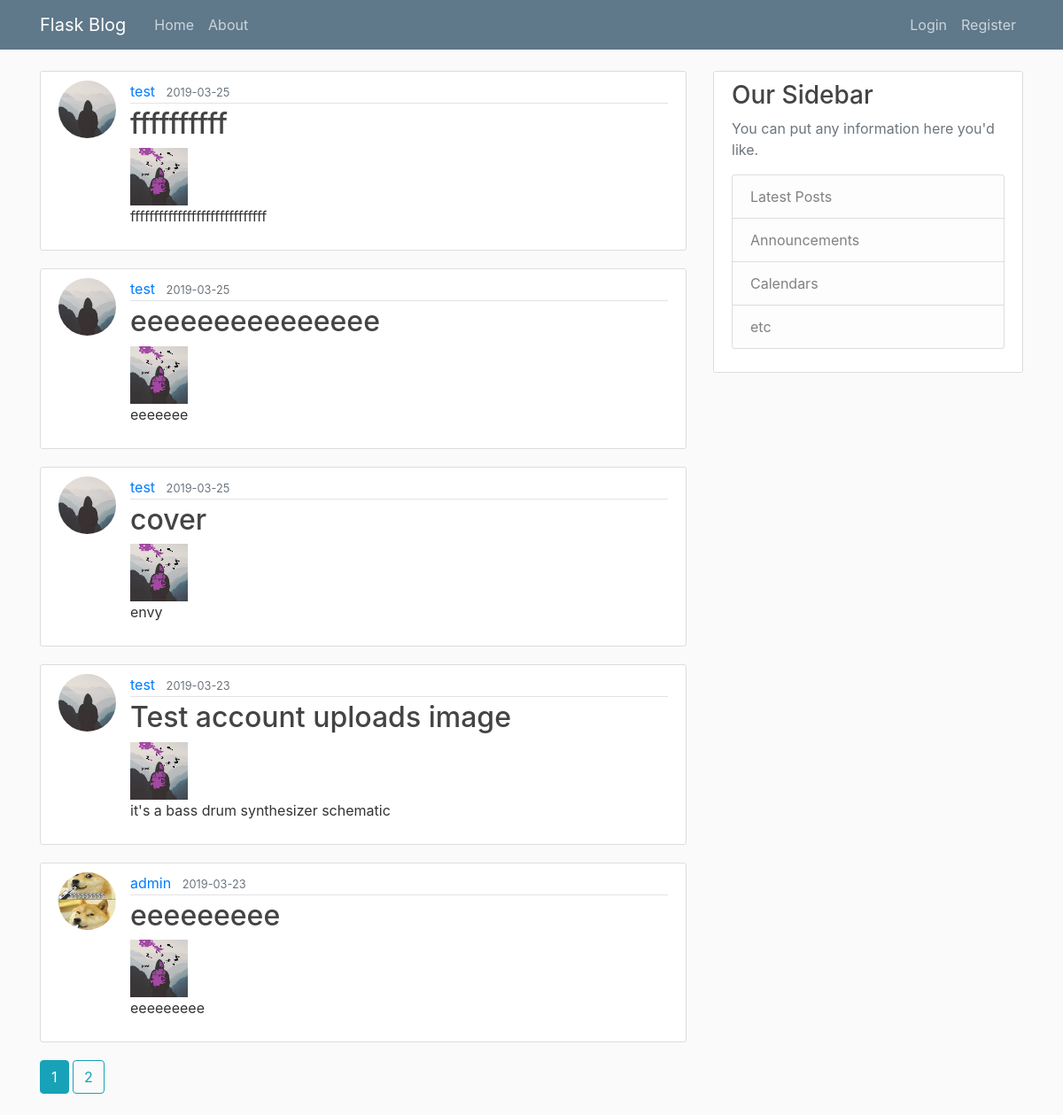
Page /home on the earlier database version.
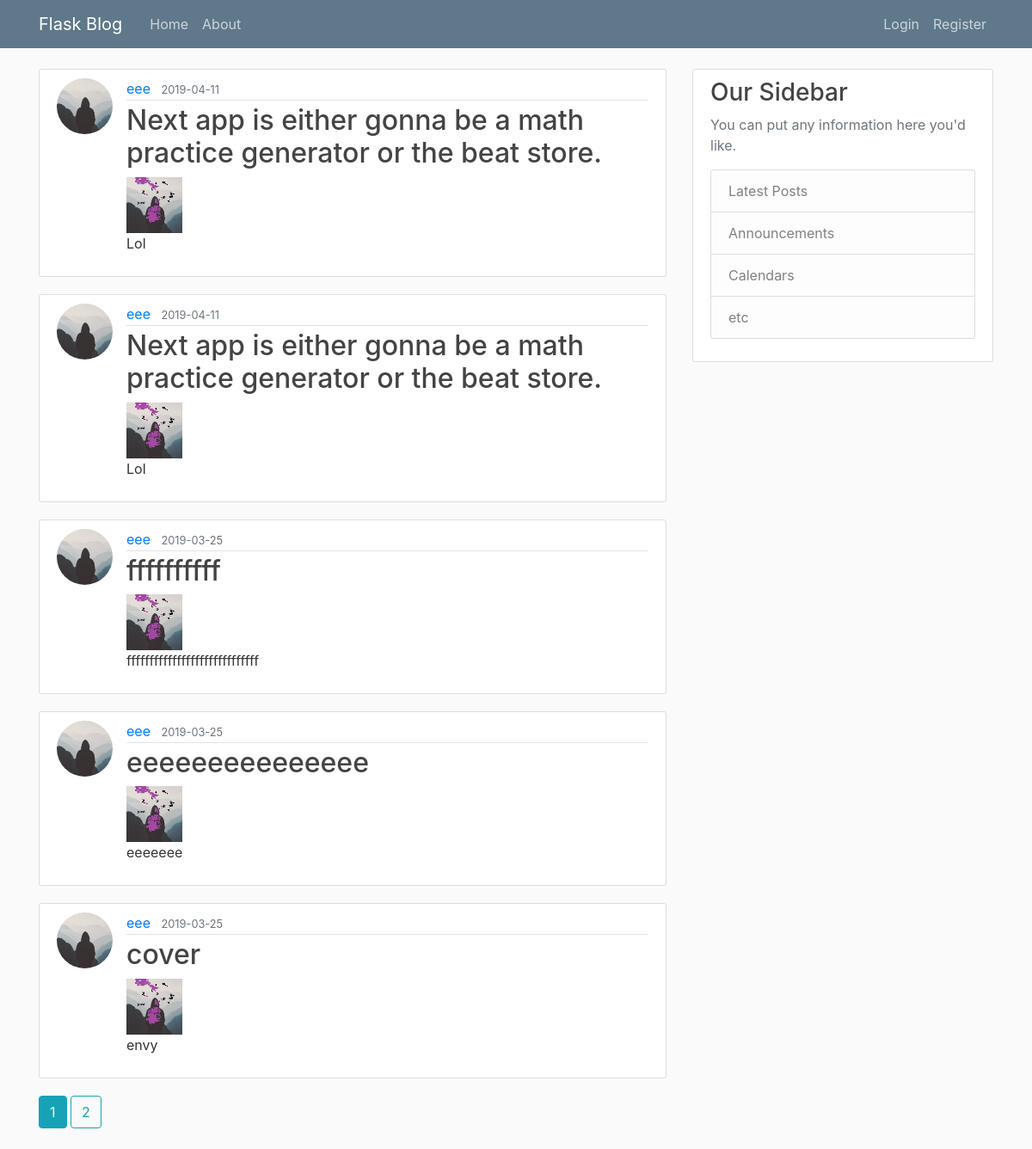
Same page on the later database version.
### flask_blog/models.py (models this page shows, shortened)
class Post(db.Model):
    id = db.Column(db.Integer, primary_key=True)
    title = db.Column(db.String(100), nullable=False)
    date_posted = db.Column(db.DateTime, nullable=False, default=datetime.utcnow)
    image_file = db.Column(db.String(20), unique=False, nullable=False, default='default.jpg')
    content = db.Column(db.Text, nullable=False)
    user_id = db.Column(db.Integer, db.ForeignKey('user.id'), nullable=False)

class User(db.Model, UserMixin):
    id = db.Column(db.Integer, primary_key=True)
    username = db.Column(db.String(20), unique=True, nullable=False)
    email = db.Column(db.String(120), unique=True, nullable=False)
    image_file = db.Column(db.String(20), unique=False, nullable=False, default='default.jpg')
    password = db.Column(db.String(60), nullable=False)
    posts = db.relationship('Post', backref='author', lazy=True)

### flask_blog/main/routes.py (the view)
@main.route('/')
@main.route('/home')
def home():
    page = request.args.get('page', 1, type=int)
    posts = Post.query.order_by(Post.date_posted.desc()).paginate(page=page, per_page=5)
    return render_template('home.html', posts=posts, title='Home')

### flask_blog/templates/home.html
{% extends "layout.html" %}
{% block content %}
    {% for post in posts.items %}
        <article class="media content-section">
          <img class="rounded-circle article-img" src="{{ url_for('static', filename='profile_pics/' + post.author.image_file) }}">
          <div class="media-body">
            <div class="article-metadata">
              <a class="mr-2" href="{{ url_for('users.user_posts', username=post.author.username) }}">{{ post.author.username }}</a>
              <small class="text-muted">{{ post.date_posted.strftime('%Y-%m-%d') }}</small>
            </div>
            <h2><a class="article-title" href="{{ url_for('posts.post', post_id=post.id) }}">{{ post.title }}</a></h2>
            {% if post.image_file %}
              <img class="article-img" src="{{ url_for('static', filename='post_pics/' + post.image_file) }}">
            {% endif %}
            <p class="article-content">{{ post.content }}</p>
          </div>
        </article>
    {% endfor %}
    {% for page_num in posts.iter_pages(left_edge=1, right_edge=1, left_current=1, right_current=2) %}
      {% if page_num %}
        {% if posts.page == page_num %}
          <a class="btn btn-info mb-4" href="{{ url_for('main.home', page=page_num) }}">{{ page_num }}</a>
        {% else %}
          <a class="btn btn-outline-info mb-4" href="{{ url_for('main.home', page=page_num) }}">{{ page_num }}</a>
        {% endif %}
      {% else %}
        ...
      {% endif %}
    {% endfor %}
{% endblock content %}

### flask_blog/templates/layout.html (shortened to what this page needs)
<!DOCTYPE html>
<html lang="en">
    <head>
        <link rel="stylesheet" href="https://maxcdn.bootstrapcdn.com/bootstrap/4.0.0/css/bootstrap.min.css">
        <link rel="stylesheet" type="text/css" href="{{ url_for('static', filename='main.css')}}">
    </head>
    <body>
        <header class="site-header">
          <nav class="navbar navbar-expand-md navbar-dark bg-steel fixed-top">
            <div class="container">
              <a class="navbar-brand mr-4" href="/">Flask Blog</a>
              <div class="collapse navbar-collapse" id="navbarToggle">
                <div class="navbar-nav mr-auto">
                  <a class="nav-item nav-link" href="{{ url_for('main.home') }}">Home</a>
                  <a class="nav-item nav-link" href="{{ url_for('main.about') }}">About</a>
                </div>
                <div class="navbar-nav">
                  {% if current_user.is_authenticated %}
                    <a class="nav-item nav-link" href="{{ url_for('users.logout') }}">Logout</a>
                    <a class="nav-item nav-link" href="{{ url_for('users.account') }}">Account</a>
                    <a class="nav-item nav-link" href="{{ url_for('posts.new_post') }}">New Post</a>
                  {% else %}
                    <a class="nav-item nav-link" href="{{ url_for('users.login') }}">Login</a>
                    <a class="nav-item nav-link" href="{{ url_for('users.register') }}">Register</a>
                  {% endif %}
                </div>
              </div>
            </div>
          </nav>
        </header>
        <main role="main" class="container">
            <div class="row">
                <div class="col-md-8">
                    {% block content %}{% endblock %}
                </div>
            <div class="col-md-4">
                <div class="content-section">
                    <h3>Our Sidebar</h3>
                    <p class='text-muted'>You can put any information here you'd like.
                    <ul class="list-group">
                    <li class="list-group-item list-group-item-light">Latest Posts</li>
                    <li class="list-group-item list-group-item-light">Announcements</li>
                    <li class="list-group-item list-group-item-light">Calendars</li>
                    <li class="list-group-item list-group-item-light">etc</li>
                    </ul>
                    </p>
              </div>
            </div>
            </div>
        </main>
    </body>
</html>

### flask_blog/static/main.css (style rules this page uses)
body { background: #fafafa; color: #333333; margin-top: 5rem; }
h1, h2, h3, h4, h5, h6 { color: #444444; }
.bg-steel { background-color: #5f788a; }
.site-header .navbar-nav .nav-link { color: #cbd5db; }
.content-section { background: #ffffff; padding: 10px 20px; border: 1px solid #dddddd; border-radius: 3px; margin-bottom: 20px; }
.article-title { color: #444444; }
.article-content { white-space: pre-line; }
.article-img { height: 65px; width: 65px; margin-right: 16px; }
.article-metadata { padding-bottom: 1px; margin-bottom: 4px; border-bottom: 1px solid #e3e3e3 }

Differences in the rows shown:
no longer on this page (row unchanged): Post: image_file (placeholder picture), author.username "test", date_posted "2019-03-23", title "Test account uploads image", content "it's a bass drum synthesizer schematic"
no longer on this page (row unchanged): Post: image_file (picture), author.username "admin", date_posted "2019-03-23", title "eeeeeeeee", image_file (placeholder picture), content "eeeeeeeee"
added Post: image_file (placeholder picture), author.username "eee", date_posted "2019-04-11", title "Next app is either gonna be a math practice generator or the beat store.", content "Lol"
added Post: image_file (placeholder picture), author.username "eee", date_posted "2019-04-11", title "Next app is either gonna be a math practice generator or the beat store.", content "Lol"
changed through a linked row, Post "ffffffffff": author.username "test" → "eee"
changed through a linked row, Post "eeeeeeeeeeeeeee": author.username "test" → "eee"
changed through a linked row, Post "cover": author.username "test" → "eee"
